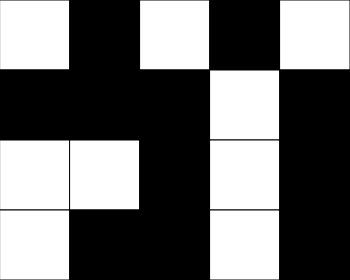
Frame 1 (no input)
Frame 60 (no input): identical to frame 1, image omitted
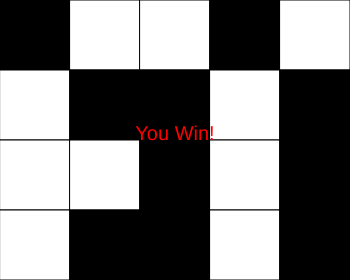
Frame 120 (the mouse pressed at the canvas centre since frame 60)

The p5.js sketch that drew these frames (run headless with seeded random() and noise() and a simulated clock; from frame 60 on, the mouse is pressed at the canvas centre):

// p5.js sketch
// ── sketch.js
// Puzzle Game Starter
// Vlad Atamanchuk
// Nov 6, 2023
// A first foray into working with 2D arrays


let grid =
[[255,  0,  255,   0,  255],
 [0,   0,    0,    255,  0  ],
 [255, 255,  0,    255,  0  ],
 [255, 0,    0,    255,  0 ]];

const NUM_ROWS = 4;  const NUM_COLS = 5;
let rectWidth, rectHeight, row, col;

function setup() {
  rectWidth = 70;  rectHeight = 70;
  createCanvas(NUM_COLS*rectWidth, NUM_ROWS*rectHeight); 
  
}

function draw() {
  row = getCurrentY();   col = getCurrentX();
  background(220);
  renderGrid();
  winner(); 
}

function mousePressed(){
  //when the mouse is clicked flip the value at current
  //col,row + also flip 4 cardinal neighbours (N,E,S,W)

  //flip the 4 neighbours up,down,left,right
  if(keyIsPressed){
    if(key === "Shift")flip(col,row); //flip only @ mouse position if shift is held.
  }
  else {
    flip(col,row);
    if(col < NUM_COLS -1) flip(col+1,row); //Right Neighbour
    if(row>0)flip(col,row-1); //Up Neighbour
    flip(col-1,row);
    if(row < NUM_ROWS-1) flip(col,row+1);
  }
  
}

function flip(col,row){
  //at a given x,y flip the value in the 2D array. 
  //0=225, 225 =0
  if(grid[row][col] === 0)grid[row][col] =255;
  else grid[row][col] = 0;
  
}

function winner(){
  //Check to see if all the columns have been coloured black. 
  let win = false;

  if(grid[col][row] ===0){
    win = true;
  }
   
  
  if(win === true){
    textAlign(CENTER);
    fill('red');
    textSize(20);
    text("You Win!",width/2,height/2);
  }
  else{
    clear();
    renderGrid();
  } 
  
}

function checkColour(colours){
  return colours === 0;

}

function getCurrentX(){ //determine current column mouse is in, and return
  let constrainMouseX = constrain(mouseX, 0, width-1);
  return floor(constrainMouseX/rectWidth);  
}
function getCurrentY(){ //determine current row mouse is in, and return
  let constrainMouseY = constrain(mouseY, 0, height-1);

  return floor(constrainMouseY/rectHeight);
}

function renderGrid(){
  //creates a 2D grid of squares using information from our
  //2D array for the corresponding fill values
  for(let x = 0; x < NUM_COLS; x++){
    for(let y = 0; y < NUM_ROWS; y++){
      let fillValue = grid[y][x];
      fill(fillValue);
      //x:    0,   1,   2,  3,   4
      //posx  0   50, 100, 150,200   expression? x→posx
      rect(x*rectWidth, y*rectHeight, rectWidth, rectHeight);
    }
  }
}
